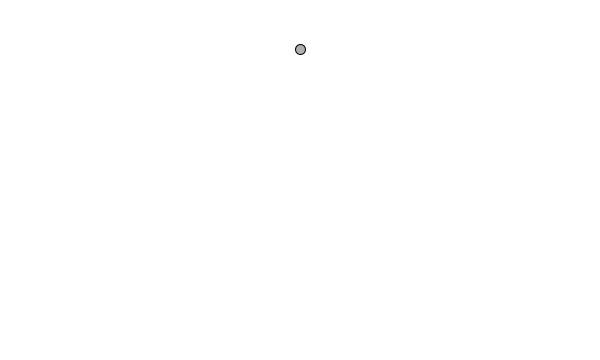
Frame 1 (no input)
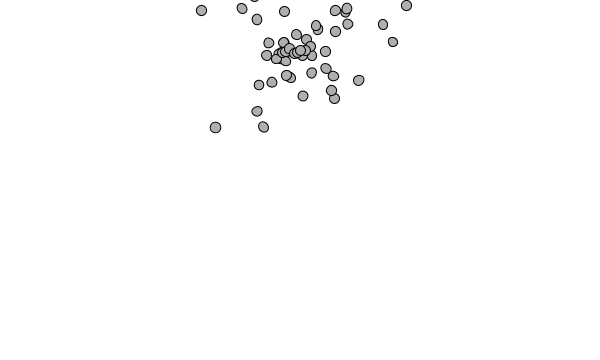
Frame 60 (the mouse pressed at the canvas centre just before this capture)
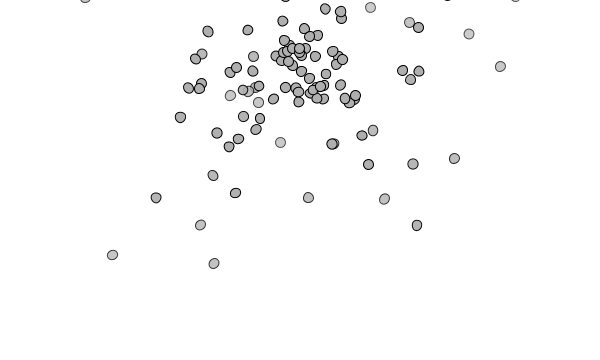
Frame 120 (the mouse held since frame 60 and released just before this capture)

The Processing sketch that drew these frames (run headless with seeded random() and noise(); from frame 60 on, the mouse is pressed at the canvas centre):

// Processing sketch: sketch_4_4_ParticleSystem
// ── sketch_4_4_ParticleSystem.pde
ParticleSystem ps;

void setup(){
  size(600,360);
  ps = new ParticleSystem( new PVector(width/2, 50));
}


void draw(){
   background(255);

  ps.addParticle();
  ps.run();
 
 }
// ── Particle.pde
class Particle{
 
  PVector location;
  PVector velocity;
  PVector acceleration;
  float lifespan;
  
  float angle;
  float aVelocity;
  float aAcceleration;
  
  
  Particle(PVector l){
   
    location = l.copy();
    velocity = new PVector(random(-2,2),random(-2,2));
    acceleration = new PVector(0,0);
    lifespan = 400;
    
    angle = 0;
    aVelocity = 0;
    aAcceleration = 0;
    
    
  }
  
  boolean isDead(){
  
    if (lifespan < 0.0){
     return true; 
    }
    else{
      return false;
    }
  
  }
  
  void update(){
   velocity.add(acceleration);
   location.add(velocity); 
   lifespan -=2;
   
   aAcceleration = acceleration.mag() / 10;
   aVelocity += aAcceleration;
   angle += aVelocity;
   

    acceleration.mult(0);
  }
  
  void display(){
   stroke(0,lifespan);
   fill(175,lifespan);
   
   pushMatrix();
   translate(location.x, location.y);
   rotate(angle);
   //line(0,0,10,10);
   ellipse(0,0,10,10);
   popMatrix();
  }
  
  void run(){
  
    update();
    display();
  
  }
  
  void applyForce(PVector force){
    acceleration.add(force);
    
  }
  
  void checkEdges(){
   if (location.x > width){
     location.x = width;
     velocity.x *= -1;
   }
   else if(location.x < 0){
     location.x = 0;
     velocity.x *= -1;
   }
   
   if (location.y > height){
     location.y = height;
     velocity.y *= -1;
   }
   else if(location.y < 0){
     location.y = 0;
     velocity.y *= -1;
   }
  }
}
// ── ParticleSystem.pde
import java.util.Iterator;

class ParticleSystem{

  ArrayList<Particle> particles;
  PVector gravity;
  PVector origin;


  ParticleSystem(PVector o){
  
    origin = o.copy();
    particles = new ArrayList<Particle>();
    gravity = new PVector(0,0.01);

  }
  
  void addParticle(){
       particles.add(new Particle(origin));

  }
  
  void run(){
  
  
  Iterator<Particle> it = particles.iterator();
  
  while (it.hasNext()){
   Particle p = it.next();
   p.applyForce(gravity);
   p.run();
   
   if (p.isDead()){
    it.remove(); 
   }
  
  
  }

  }

}
